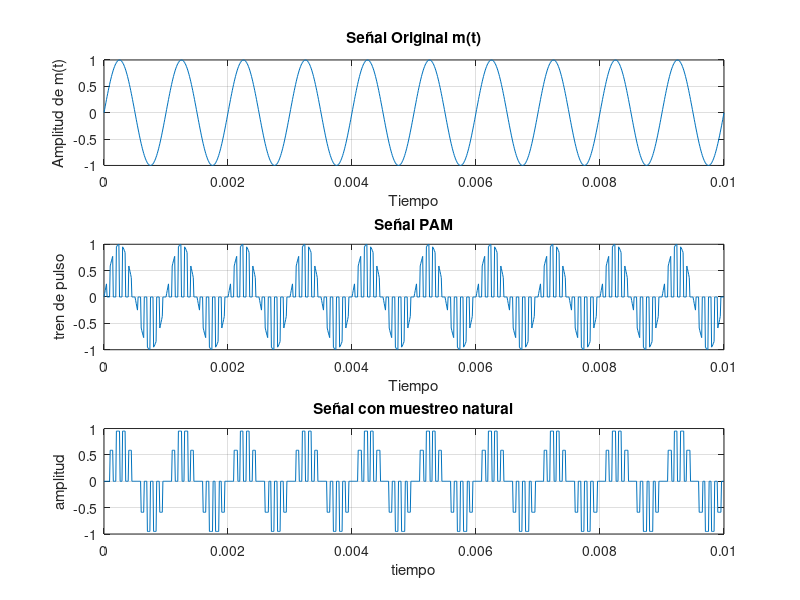

Recreate this plot in MATLAB.
% Primera parte, osea punto 1 de la actividad previa

%primero definimos las variables solicitadas: 
    % - Frecuencia de 1000Hz
    % - La señal se llamara m(t)
    % - Amplitud A = 1
    % - La señal es sinusoidal

fc = 1000; % frecuencia 
Ms = 1/100000; % muestras cada 10 microsegundos
t = 0:Ms:0.01; % vector de tiempo
A = 1;

m = A*sin(2*pi*fc*t); % señal original



Fs = 10000
Ts = 1/Fs

d = 0.5 %donde tau es el ancho del pulso
tau = d*Ts % lo puse mejor asi porque si no es medio webeo poner un tau manual, es mal facil poner el "d"

%creado esto podemos crear el tren de pulsos

p = (square(2*pi*Fs*t, 100*d) + 1)/2 %el 100d se supone que es el ciclo de trabajo/duracion en porcentaje

pam_natural = p .* m


pam_instantaneo = zeros(1, length(t));
% Buscamos los momentos donde el pulso sube
for i = 1:length(t)
    % Determinamos en qué periodo de muestreo estamos
    n = floor(t(i) / Ts);

    
    % Calculamos el tiempo exacto del inicio de ese pulso
    t_muestreo = n * Ts;
    
    % Si el tiempo actual cae dentro de la duración del pulso (tau)
    if mod(t(i), Ts) <= (d * Ts)
        % Tomamos el valor de m(t) SOLO al inicio del pulso
        pam_instantaneo(i) = A * sin(2*pi*fc*t_muestreo);
    else
        pam_instantaneo(i) = 0;
    end
end


figure;

subplot(3,1,1)
plot(t, m)
xlabel('Tiempo')
ylabel('Amplitud de m(t)')
title('Señal Original m(t)')
grid on

subplot(3,1,2)
plot(t, pam_natural)
xlabel('Tiempo')
ylabel('tren de pulso')
title('Señal PAM')
grid on

subplot(3,1,3)
plot(t,pam_instantaneo)
xlabel('tiempo')
ylabel('amplitud')
title('Señal con muestreo natural')
grid on
